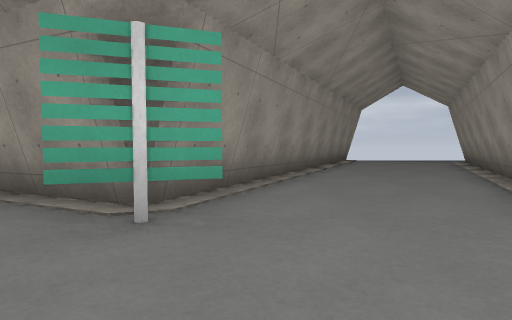
[1] (above)

24 first-person views from a walk through a Godot game level. The camera is 1.2 m above the floor, tilts 2° down and sees 75° across. The floor is counted in squares, 2 m on a side. Each view is taken from the middle of a square. On the plan, view 1 faces up. The plan holds only what a view shows up to about 10 squares ahead; the rest is blank. The place goes on beyond the plan. Some surface patterns are stand-ins.

[2]
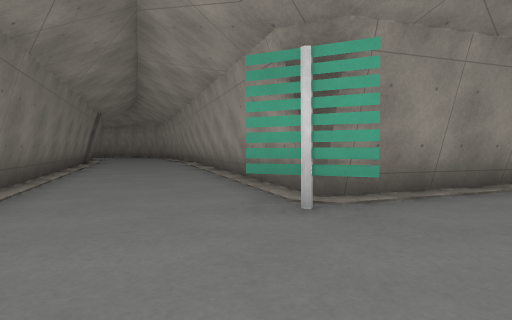

[3]
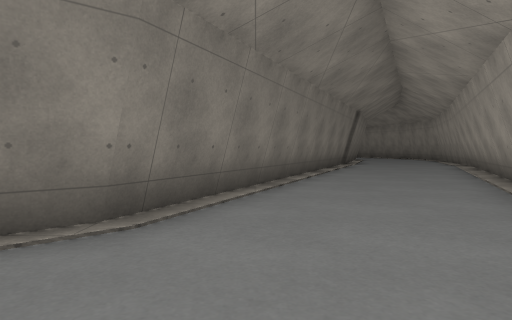

[4]
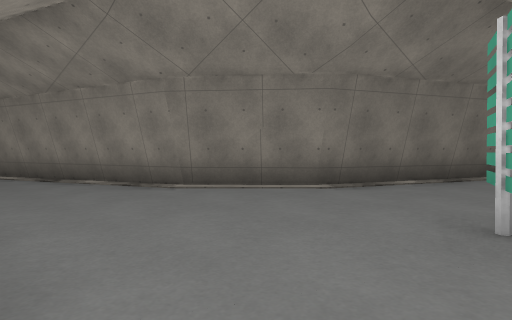

[5]
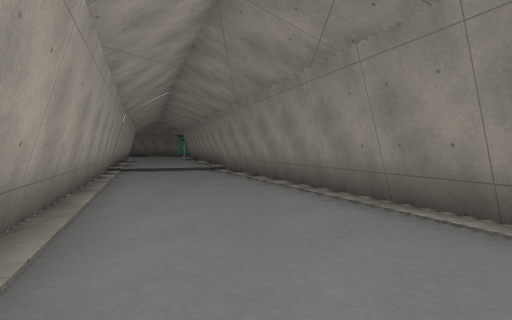

[6]
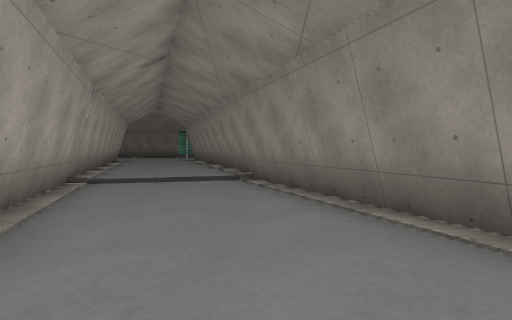

[7]
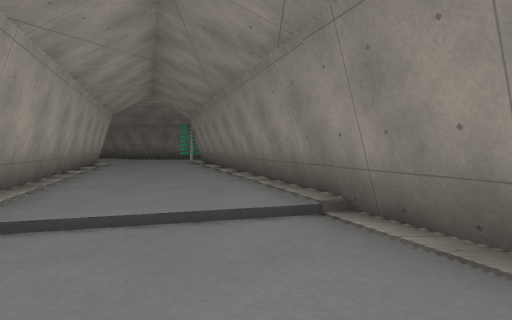

[8]
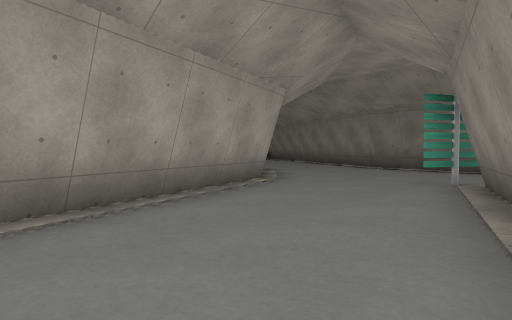

[9]
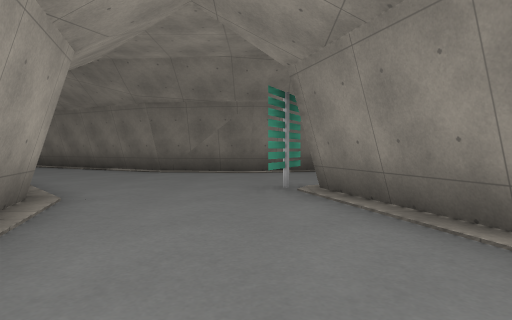

[10]
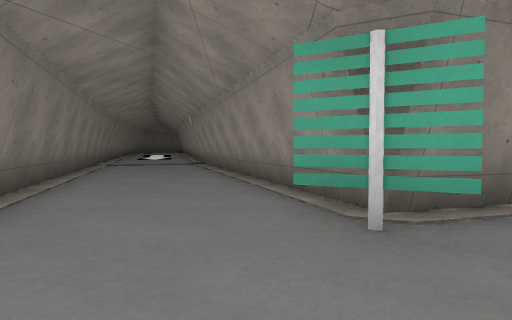

[11]
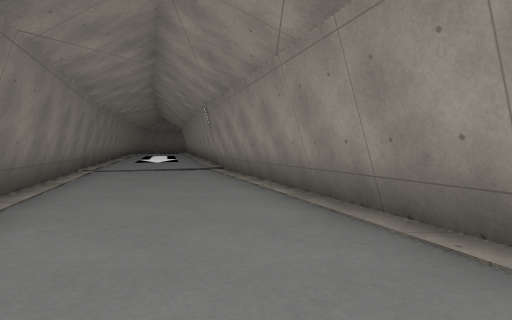

[12]
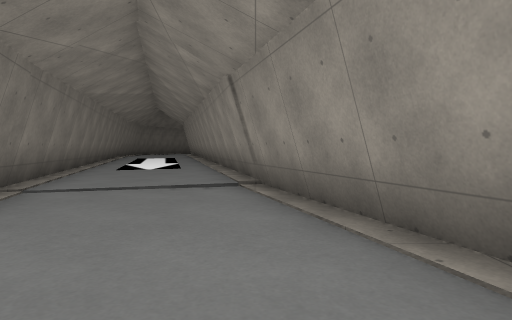

[13]
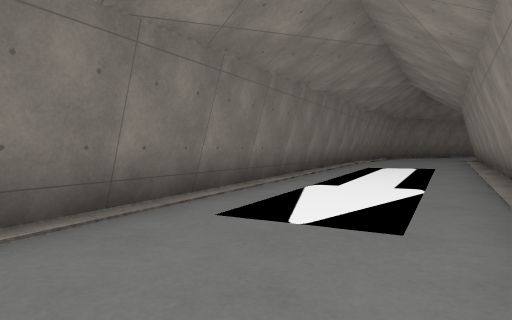

[14]
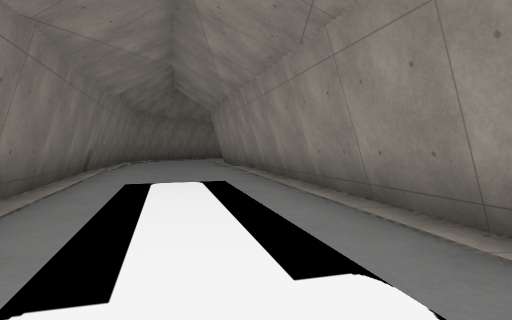

[15]
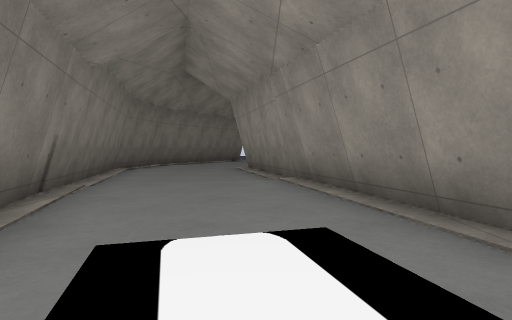

[16]
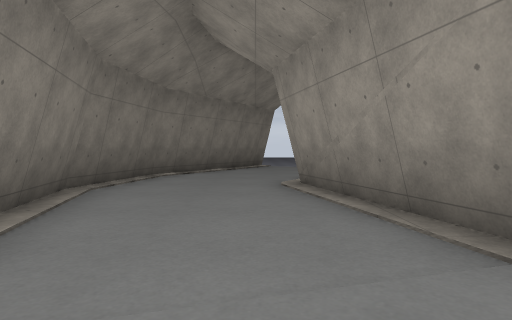

[17]
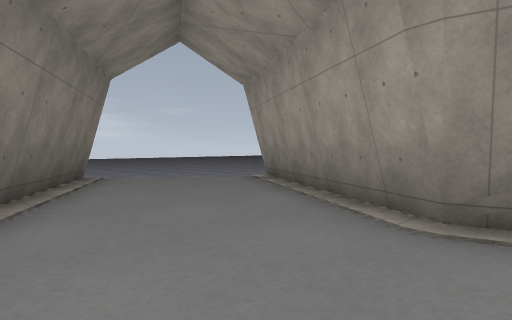

[18]
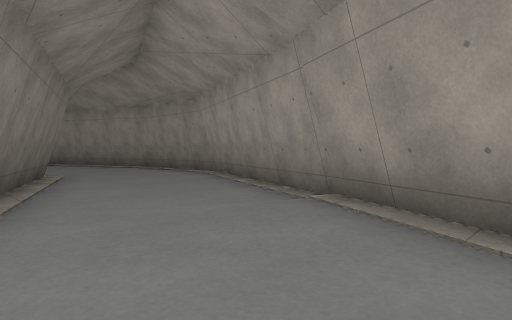

[19]
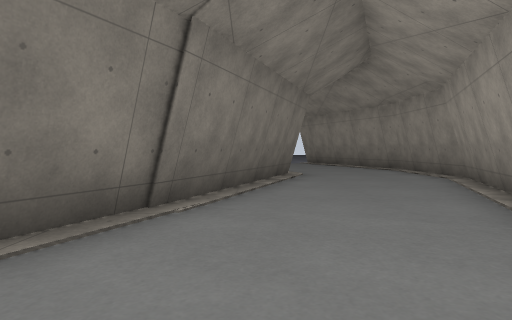

[20]
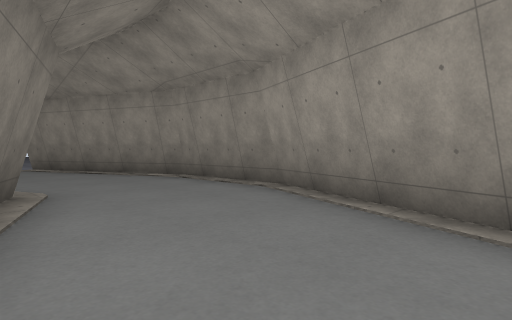

[21]
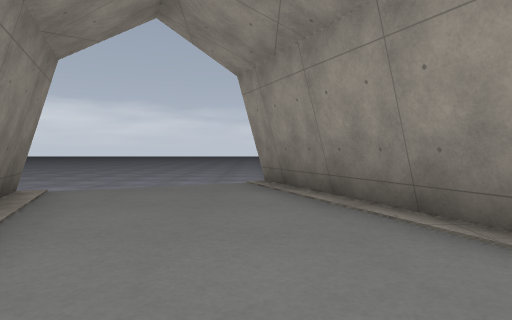

[22]
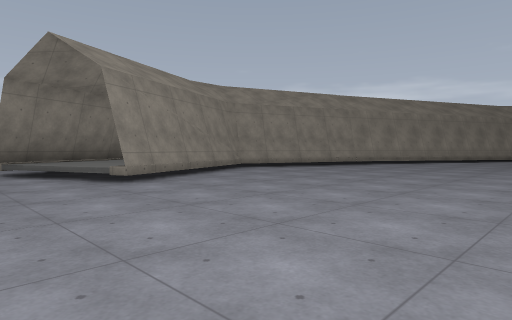

[23]
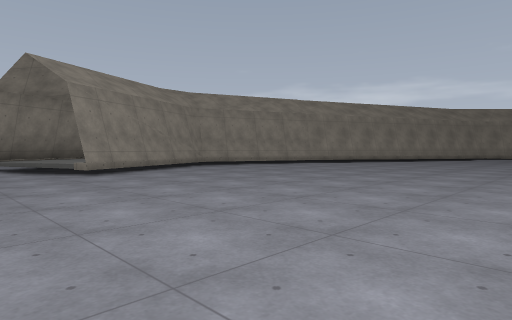

[24]
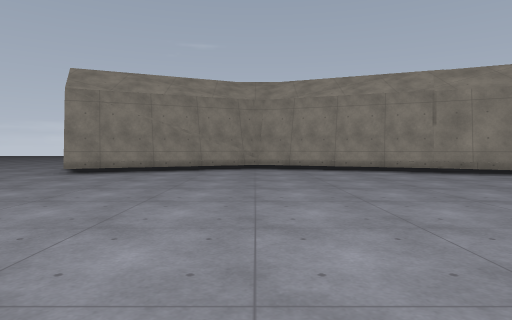

### Floor plan
Key: @ floor where view 1 was taken; # wall or solid block; . main floor; : floor 0.25 m higher than the main floor; - floor 0.25 m lower than the main floor; _ floor 0.5 m lower than the main floor; / step, stairs or slope; = window, fence, low wall or low ledge; S sign.
Columns run from 24 left of view 1 to 11 right of it. Each row starts with its distance up from view 1.
 10                           # ::#
  9      #######              #:::#
  8   _###.....###=          ##::#=
  7   _#..........##=        #:::#
  6 ___....###....::###     ##::#=
  5 ___/.###_####.....###   #:::#
  4 ____##______###.....#####..
  3 ______________###.....#S...
  2 ______________  ###.......
  1 _____________     ###.....
  0  ____________       ###.@.
 -1  ____________         #...
 -2  ____________         ##..##
 -3  ___________           #...#
 -4  _____  _              ##..#
 -5                         #..##
 -6                         #---#
 -7                         ##--#=
 -8                          #---#
 -9                          ##--#
-10                           #--#=
-11                           #//.#
-12                           ##..#
-13                           _#..#=
-14                            #...#
-15                            #...#
-16                            ##..#
-17                             #..##
-18                             #...#
-19                             ##..#
-20                              #..##
-21                            ###S..
-22                         ####......
-23                      ####...........
-24                   ####........###...
-25               #####........###= ###.
-26 #         _####::......####=      ##
-27 ###   _#####:::::...####
-28 ::######::::::::.####
-29 :::::::::::::####=
-30 #::::::::#####
-31 ####:#####
-32    ###

Positions as (right, up) in squares from view 1, and headings:
1: (0, 0), facing up
2: (1, 0), facing up-left
3: (0, 1), facing left
4: (2, 3), facing down-left
5: (1, 0), facing down
6: (2, -4), facing down
7: (3, -8), facing down
8: (4, -15), facing down-right
9: (6, -16), facing down
10: (8, -22), facing left
11: (5, -23), facing left
12: (1, -24), facing left
13: (-5, -25), facing down-left
14: (-8, -27), facing left
15: (-11, -28), facing left
16: (-15, -29), facing left
17: (-20, -31), facing up-left
18: (-8, 4), facing up-left
19: (-8, 5), facing left
20: (-11, 5), facing up-left
21: (-16, 7), facing left
22: (-23, -2), facing up-right
23: (-23, -4), facing up-right
24: (-16, -4), facing up
